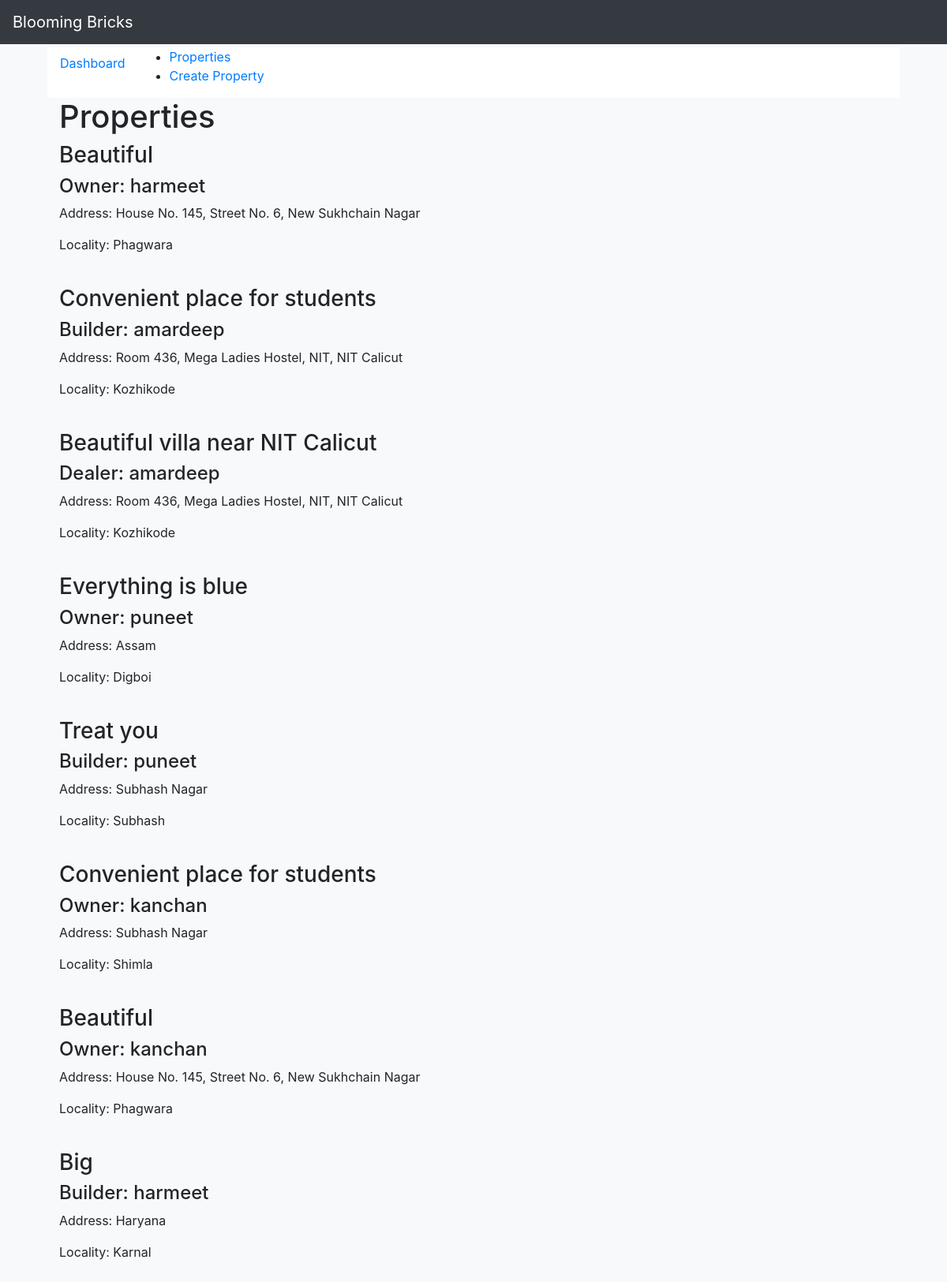
The app's page /bbricks/all/, older data.
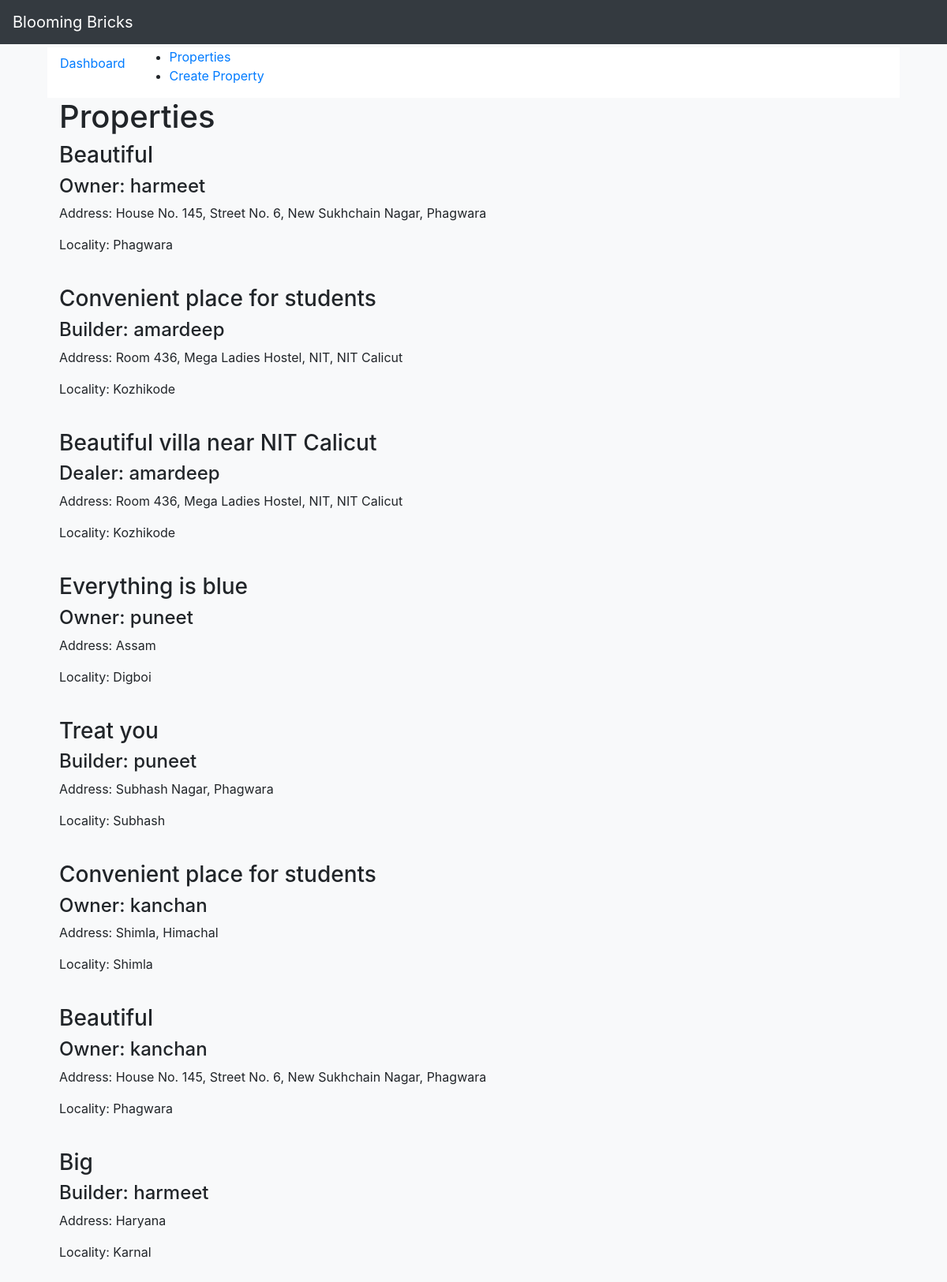
The same page, newer data.
### bbricks/models.py (models this page shows, shortened)
class Property(models.Model):
    seller = models.ForeignKey(UserProfile, on_delete=models.CASCADE)
    type = models.CharField(max_length=50, choices=[('Apartment', 'Apartment'), ('Land', 'Land'),
                                                    ('Independent House', 'Independent House')])
    posted_for = models.CharField(max_length=50, choices=[('Sale', 'Sale'), ('Rent', 'Rent'),
                                                          ('Paying Guest', 'Paying Guest')])
    posted_by = models.CharField(max_length=10, choices=[('Owner', 'Owner'), ('Dealer', 'Dealer'),
                                                         ('Builder', 'Builder')])
    project_name = models.CharField(max_length=50)
    locality = models.CharField(max_length=50)
    city = models.ForeignKey(City, on_delete=models.CASCADE)
    state = models.ForeignKey(State, on_delete=models.CASCADE)
    address = models.CharField(max_length=200)
    area = models.IntegerField()
    units = models.CharField(max_length=50, choices=[('Marla', 'Marla'), ('Acres', 'Acres'), ('Sq.Ft.', 'Sq.Ft.')])
    description = models.CharField(max_length=500)

class UserProfile(models.Model):
    user = models.OneToOneField(User, on_delete=models.CASCADE)
    photo = models.FileField(upload_to=get_upload_file_name)
    mobile_no = models.CharField(max_length=10)

### bbricks/views.py (the view)
def properties(request):
    args = {}
    args.update(csrf(request))
    args['properties'] = Property.objects.all()
    return render_to_response('bbricks/all.html', args)

### bbricks/templates/bbricks/all.html
{% extends 'bbricks/base.html' %}
{% block sidebar %}
    <ul>
        <li><a href="/bbricks/all">Properties</a></li>
        <li><a href="/bbricks/create">Create Property</a></li>
    </ul>
{% endblock %}
{% block content %}
    {% if properties.count > 0 %}
        <h1>Properties</h1>
        {% for property in properties %}
            <div>
                <h3>{{ property.description }}</h3>
                <h4>{{ property.posted_by }}: {{ property.seller.user.username }}</h4>
                <p>Address: {{ property.address }}</p>
                <p>Locality: {{ property.locality }}</p><br>
            </div>
        {% endfor %}
    {% endif %}
{% endblock %}

Row changes from the older to the newer data that the page shows:
changed Property (number 1 of 8 on the later page): address "House No. 145, Street No. 6, New Sukhchain Nagar" → "House No. 145, Street No. 6, New Sukhchain Nagar, Phagwara"
changed Property "Treat you": address "Subhash Nagar" → "Subhash Nagar, Phagwara"
changed Property "Shimla": address "Subhash Nagar" → "Shimla, Himachal"
changed Property (number 7 of 8 on the later page): address "House No. 145, Street No. 6, New Sukhchain Nagar" → "House No. 145, Street No. 6, New Sukhchain Nagar, Phagwara"
